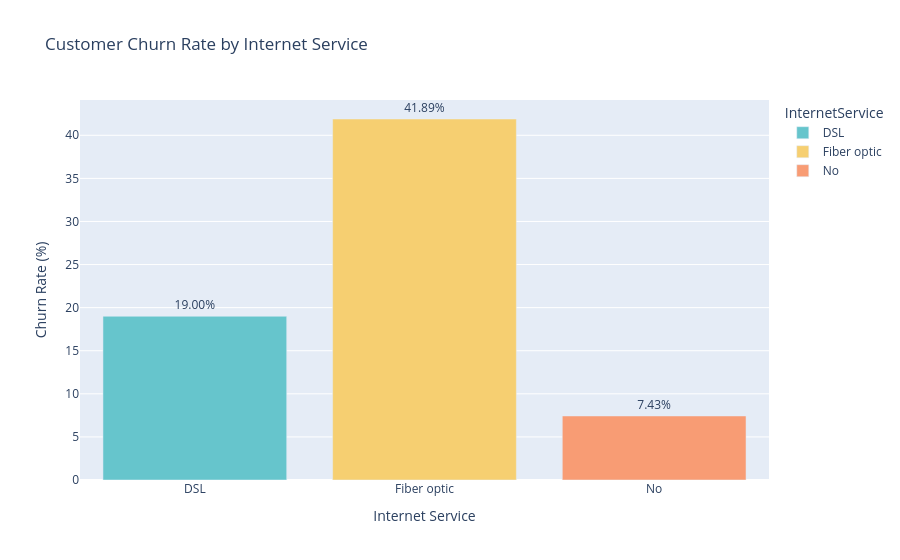

Source (notebook cell):
### Code cell
fig = px.bar(
    internet_churn,
    x="InternetService",
    y="Churn_Flag",
    color="InternetService",
    title="Customer Churn Rate by Internet Service",
    text="Churn_Flag",
    color_discrete_sequence=px.colors.qualitative.Pastel
)

fig.update_traces(texttemplate="%{text:.2f}%", textposition="outside")

fig.update_layout(
    xaxis_title="Internet Service",
    yaxis_title="Churn Rate (%)"
)

fig.show()

### Figure 1 — Plotly figure (JSON) as saved in the notebook; plotly's stock layout.template omitted (floating-point values rounded to 4 significant figures)
{"data": [{"hovertemplate": "InternetService=%{x}<br>Churn_Flag=%{text}<extra></extra>", "legendgroup": "DSL", "marker": {"color": "rgb(102, 197, 204)", "pattern": {"shape": ""}}, "name": "DSL", "orientation": "v", "showlegend": true, "text": [19.0], "textposition": "outside", "texttemplate": "%{text:.2f}%", "type": "bar", "x": ["DSL"], "xaxis": "x", "y": [19.0], "yaxis": "y"}, {"hovertemplate": "InternetService=%{x}<br>Churn_Flag=%{text}<extra></extra>", "legendgroup": "Fiber optic", "marker": {"color": "rgb(246, 207, 113)", "pattern": {"shape": ""}}, "name": "Fiber optic", "orientation": "v", "showlegend": true, "text": [41.89], "textposition": "outside", "texttemplate": "%{text:.2f}%", "type": "bar", "x": ["Fiber optic"], "xaxis": "x", "y": [41.89], "yaxis": "y"}, {"hovertemplate": "InternetService=%{x}<br>Churn_Flag=%{text}<extra></extra>", "legendgroup": "No", "marker": {"color": "rgb(248, 156, 116)", "pattern": {"shape": ""}}, "name": "No", "orientation": "v", "showlegend": true, "text": [7.43], "textposition": "outside", "texttemplate": "%{text:.2f}%", "type": "bar", "x": ["No"], "xaxis": "x", "y": [7.43], "yaxis": "y"}], "layout": {"barmode": "relative", "legend": {"title": {"text": "InternetService"}, "tracegroupgap": 0}, "title": {"text": "Customer Churn Rate by Internet Service"}, "xaxis": {"anchor": "y", "categoryarray": ["DSL", "Fiber optic", "No"], "categoryorder": "array", "domain": [0, 1], "title": {"text": "Internet Service"}}, "yaxis": {"anchor": "x", "domain": [0, 1], "title": {"text": "Churn Rate (%)"}}}}
